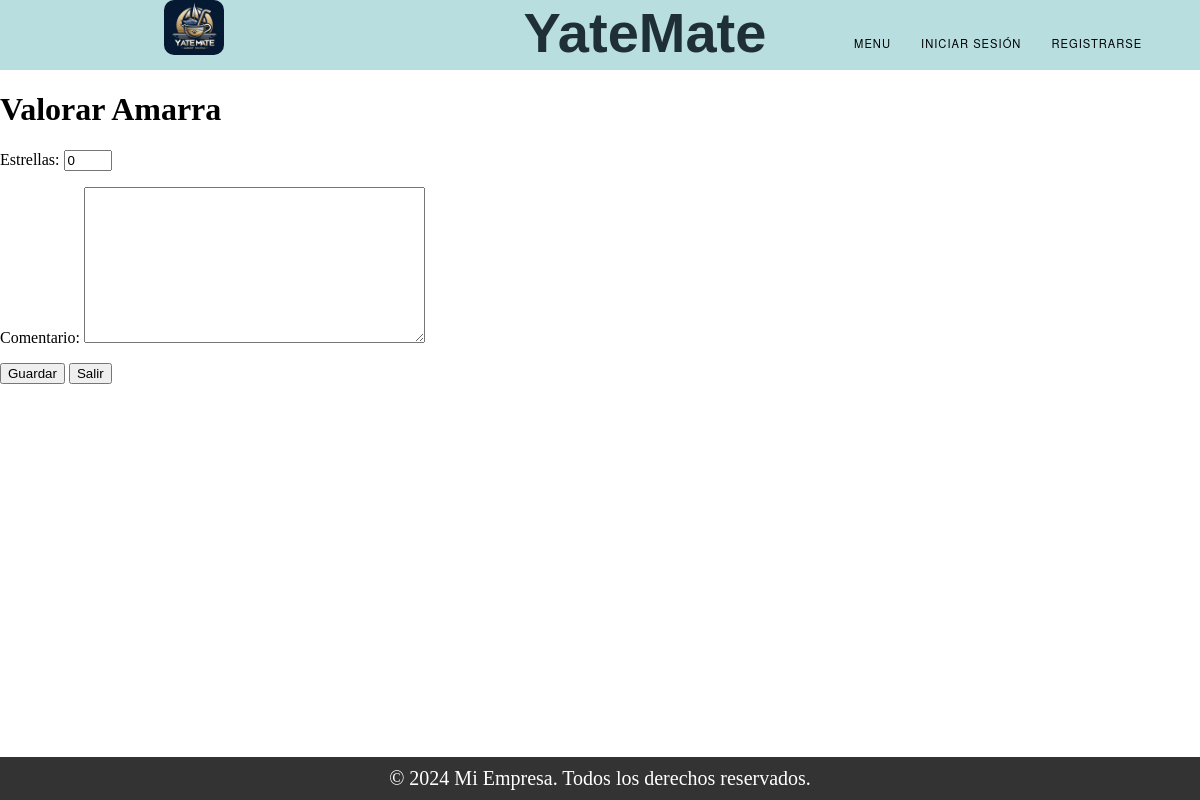
Before: /valorar_amarra/3/ with the older database file.
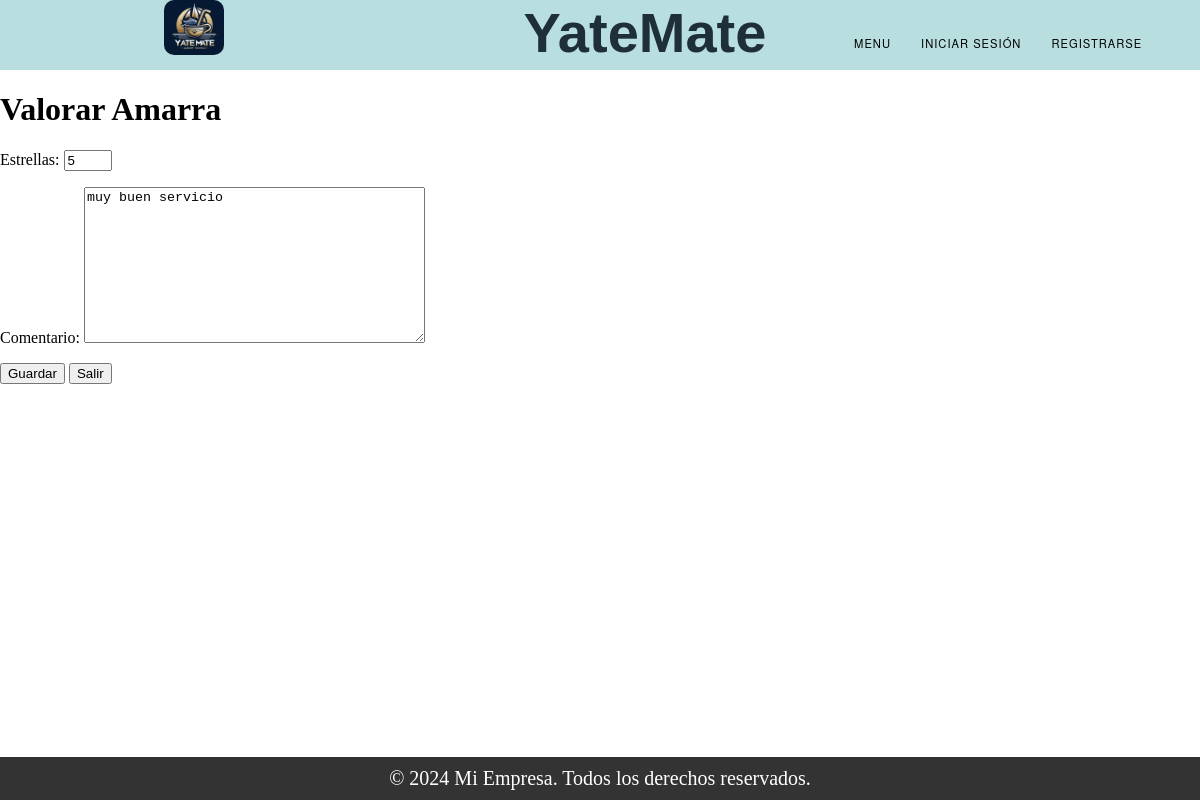
After: the same page with the newer database file.
### Valoracion/models.py (models this page shows, shortened)
class Valoracion_Amarra(models.Model):
    ESTADO_VALORACION_CHOICES = (
        ('Inicio', 'Inicio'),
        ('Proceso', 'Proceso'),
        ('Finalizado', 'Finalizado'),
    )
    publicacion_amarra = models.ForeignKey(Publicacion_Amarra, on_delete=models.CASCADE, null=True, blank=True)
    usuario = models.ForeignKey(User, on_delete=models.SET_NULL, null=True)
    estrellas = models.IntegerField()
    comentario = models.TextField()
    estado = models.CharField(max_length=50, choices=ESTADO_VALORACION_CHOICES)
    dueño = models.ForeignKey(User, on_delete=models.CASCADE, related_name='valoraciones_amarra')
    respuesta = models.TextField()

### Valoracion/views.py (the view)
# urls.py: path('valorar_amarra/<int:id>/', views.valorar_amarra, name='valorar_amarra'),
def valorar_amarra(request, id):
    valoracion = get_object_or_404(Valoracion_Amarra, id=id)
    if request.method == 'POST':
        if 'guardar' in request.POST:
            form = ValoracionAmarraForm(request.POST, instance=valoracion)
            if form.is_valid():
                form.save()
                valoracion.estado = 'Proceso'
                valoracion.save()
                return redirect('valoraciones_list_pendientes')
        else:
            form = ValoracionAmarraForm(instance=valoracion)
            return render(request, 'valorar_Amarra.html', {'form': form})
    else:
        form = ValoracionAmarraForm(instance=valoracion)
    return render(request, 'valorar_Amarra.html', {'form': form})

### Valoracion/forms.py
class ValoracionAmarraForm(forms.ModelForm):
    estrellas = forms.IntegerField(min_value=0, max_value=5, label='Estrellas')
    comentario = forms.CharField(widget=forms.Textarea, label='Comentario')
    class Meta:
        model = Valoracion_Amarra
        fields = ['estrellas', 'comentario']

### Trueque/context_processors.py (called while the page is built)
def conversaciones_usuario(request):
    user_id = request.session.get('user_id')
    if user_id:
        conversaciones = Conversacion.objects.filter(Q(dueño_publicacion=user_id) | Q(solicitante=user_id))
        return {'conversaciones_usuario': conversaciones}
    else:
        return {'conversaciones_usuario': []}

### Valoracion/templates/valorar_Amarra.html (shortened to what this page needs)
{% extends "base.html" %}
{% block content %}
<h1>Valorar Amarra</h1>
<form method="POST">
    {{ form.as_p }}
    <button type="submit" name="guardar">Guardar</button>
    <button type="button" onclick="window.history.back();" name="salir">Salir</button>
</form>
{% endblock %}

Changed rows visible on the page:
changed Valoracion_Amarra: estrellas "0" → "5"; comentario (not shown) → "muy buen servicio"
